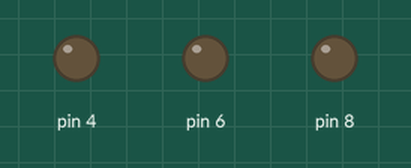
The sketch below on a simulated Arduino Uno, built with avr-gcc and run on an emulated ATmega328P. Shown: output pins drawn as LEDs (lit = HIGH).

Above: at 0.3 s.
At 2.22 s:
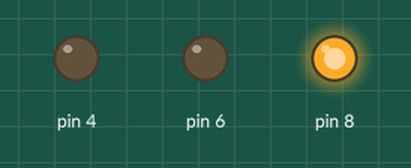
At 10.47 s:
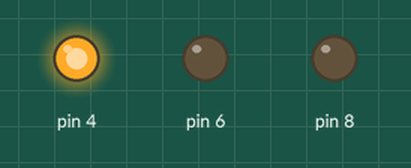
At 20.92 s:
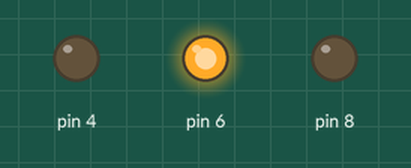
Timing chart, 0 to 21.5 s (numbered marks = the images above):
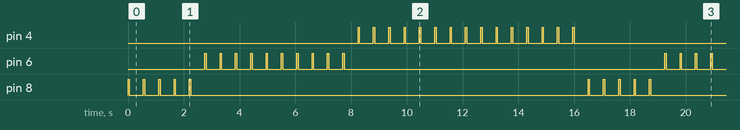

Measured:
- by itself, pin 4: moves between LOW and HIGH, repeating every 16.5 s
- by itself, pin 6: repeats every 16.5 s: 9 × (LOW 0.50 s, HIGH 0.05 s), LOW 11.5 s, HIGH 0.05 s
- by itself, pin 8: repeats every 16.5 s: 4 × (LOW 0.50 s, HIGH 0.05 s), LOW 14.3 s, HIGH 0.05 s

The sketch:

BareMinimum_3DiodBlinking.ino
```cpp
void setup() {
  // put your setup code here, to run once:
//Define pin and its type
pinMode(8,OUTPUT);
pinMode(6,OUTPUT);
pinMode(4,OUTPUT);

}

void loop() {
  // put your main code here, to run repeatedly:
//which pin then high or low
//Red
digitalWrite(8, HIGH);
delay(50);
digitalWrite(8,LOW);
delay(500);
digitalWrite(8, HIGH);
delay(50);
digitalWrite(8,LOW);
delay(500);
digitalWrite(8, HIGH);
delay(50);
digitalWrite(8,LOW);
delay(500);
digitalWrite(8, HIGH);
delay(50);
digitalWrite(8,LOW);
delay(500);
digitalWrite(8, HIGH);
delay(50);
digitalWrite(8,LOW);
delay(500);

//Blue
digitalWrite(6, HIGH);
delay(50);
digitalWrite(6,LOW);
delay(500);
digitalWrite(6, HIGH);
delay(50);
digitalWrite(6,LOW);
delay(500);
digitalWrite(6, HIGH);
delay(50);
digitalWrite(6,LOW);
delay(500);
digitalWrite(6, HIGH);
delay(50);
digitalWrite(6,LOW);
delay(500);
digitalWrite(6, HIGH);
delay(50);
digitalWrite(6,LOW);
delay(500);

digitalWrite(6, HIGH);
delay(50);
digitalWrite(6,LOW);
delay(500);
digitalWrite(6, HIGH);
delay(50);
digitalWrite(6,LOW);
delay(500);
digitalWrite(6, HIGH);
delay(50);
digitalWrite(6,LOW);
delay(500);
digitalWrite(6, HIGH);
delay(50);
digitalWrite(6,LOW);
delay(500);
digitalWrite(6, HIGH);
delay(50);
digitalWrite(6,LOW);
delay(500);

//Green
digitalWrite(4, HIGH);
delay(50);
digitalWrite(4,LOW);
delay(500);
digitalWrite(4, HIGH);
delay(50);
digitalWrite(4,LOW);
delay(500);
digitalWrite(4, HIGH);
delay(50);
digitalWrite(4,LOW);
delay(500);
digitalWrite(4, HIGH);
delay(50);
digitalWrite(4,LOW);
delay(500);
digitalWrite(4, HIGH);
delay(50);
digitalWrite(4,LOW);
delay(500);

digitalWrite(4, HIGH);
delay(50);
digitalWrite(4,LOW);
delay(500);
digitalWrite(4, HIGH);
delay(50);
digitalWrite(4,LOW);
delay(500);
digitalWrite(4, HIGH);
delay(50);
digitalWrite(4,LOW);
delay(500);
digitalWrite(4, HIGH);
delay(50);
digitalWrite(4,LOW);
delay(500);
digitalWrite(4, HIGH);
delay(50);
digitalWrite(4,LOW);
delay(500);


digitalWrite(4, HIGH);
delay(50);
digitalWrite(4,LOW);
delay(500);
digitalWrite(4, HIGH);
delay(50);
digitalWrite(4,LOW);
delay(500);
digitalWrite(4, HIGH);
delay(50);
digitalWrite(4,LOW);
delay(500);
digitalWrite(4, HIGH);
delay(50);
digitalWrite(4,LOW);
delay(500);
digitalWrite(4, HIGH);
delay(50);
digitalWrite(4,LOW);
delay(500);


}
```
